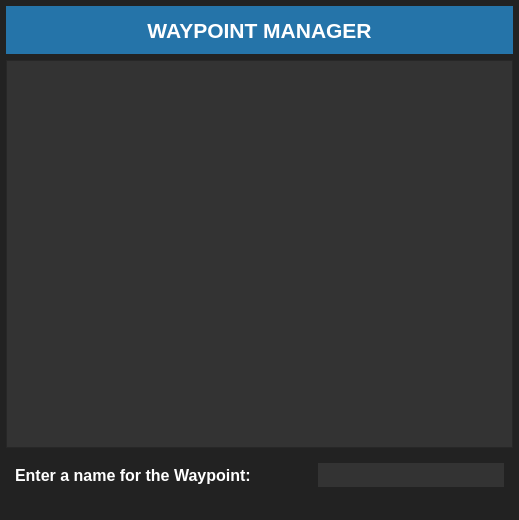
<?xml version="1.0" encoding="UTF-8"?>
<ui version="4.0">
 <class>ActionWaypointUI</class>
 <widget class="QWidget" name="ActionWaypointUI">
  <property name="geometry">
   <rect>
    <x>0</x>
    <y>0</y>
    <width>519</width>
    <height>520</height>
   </rect>
  </property>
  <property name="minimumSize">
   <size>
    <width>519</width>
    <height>519</height>
   </size>
  </property>
  <property name="maximumSize">
   <size>
    <width>520</width>
    <height>520</height>
   </size>
  </property>
  <property name="windowTitle">
   <string>Form</string>
  </property>
  <property name="styleSheet">
   <string notr="true">background-color:#222222</string>
  </property>
  <layout class="QVBoxLayout" name="verticalLayout">
   <property name="margin">
    <number>6</number>
   </property>
   <item>
    <widget class="QLabel" name="label_11">
     <property name="minimumSize">
      <size>
       <width>0</width>
       <height>48</height>
      </size>
     </property>
     <property name="font">
      <font>
       <pointsize>16</pointsize>
       <weight>75</weight>
       <bold>true</bold>
      </font>
     </property>
     <property name="styleSheet">
      <string notr="true">background-color:#2574A9; color:#ffffff</string>
     </property>
     <property name="text">
      <string>WAYPOINT MANAGER</string>
     </property>
     <property name="alignment">
      <set>Qt::AlignCenter</set>
     </property>
    </widget>
   </item>
   <item>
    <widget class="QListWidget" name="waypoint_list">
     <property name="minimumSize">
      <size>
       <width>0</width>
       <height>60</height>
      </size>
     </property>
     <property name="maximumSize">
      <size>
       <width>16777215</width>
       <height>16777215</height>
      </size>
     </property>
     <property name="styleSheet">
      <string notr="true">background-color:#333333; color:#ffffff</string>
     </property>
    </widget>
   </item>
   <item>
    <widget class="QWidget" name="widget" native="true">
     <layout class="QGridLayout" name="gridLayout_3">
      <item row="0" column="0">
       <widget class="QLabel" name="label_5">
        <property name="maximumSize">
         <size>
          <width>16777215</width>
          <height>150</height>
         </size>
        </property>
        <property name="font">
         <font>
          <pointsize>12</pointsize>
          <weight>75</weight>
          <bold>true</bold>
         </font>
        </property>
        <property name="styleSheet">
         <string notr="true">color:#ffffff</string>
        </property>
        <property name="text">
         <string>Enter a name for the Waypoint:</string>
        </property>
       </widget>
      </item>
      <item row="0" column="1">
       <widget class="QLineEdit" name="waypoint_name_field">
        <property name="minimumSize">
         <size>
          <width>0</width>
          <height>24</height>
         </size>
        </property>
        <property name="maximumSize">
         <size>
          <width>186</width>
          <height>16777215</height>
         </size>
        </property>
        <property name="styleSheet">
         <string notr="true">background-color:#333333 ; color:#ffffff</string>
        </property>
        <property name="text">
         <string/>
        </property>
        <property name="frame">
         <bool>false</bool>
        </property>
       </widget>
      </item>
     </layout>
    </widget>
   </item>
   <item>
    <widget class="QWidget" name="widget_2" native="true">
     <layout class="QGridLayout" name="gridLayout">
      <property name="margin">
       <number>6</number>
      </property>
      <item row="0" column="0">
       <layout class="QVBoxLayout" name="button_layout"/>
      </item>
     </layout>
    </widget>
   </item>
  </layout>
 </widget>
 <resources/>
 <connections/>
</ui>
